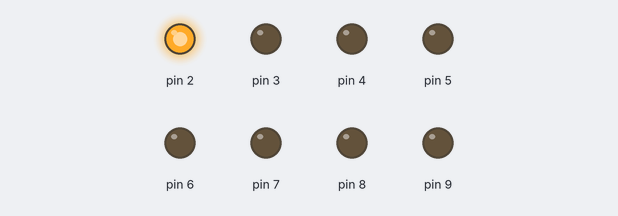
Bench run of a sketch on a simulated Arduino Uno, built with avr-gcc and run on an emulated ATmega328P. On the bench: output pins drawn as LEDs (lit = HIGH).

Above: at 0.05 s.
At 0.45 s:
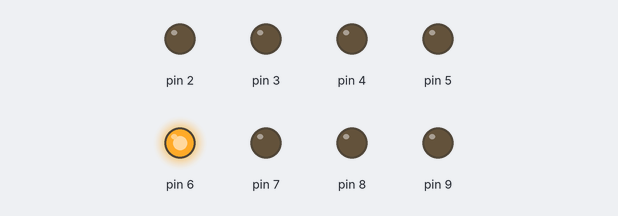
At 0.75 s:
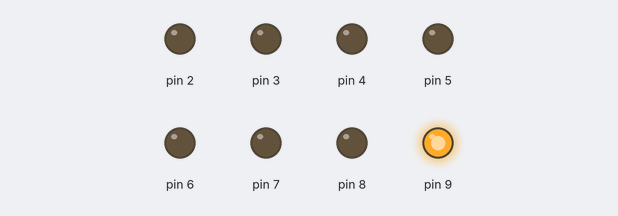
At 1.55 s:
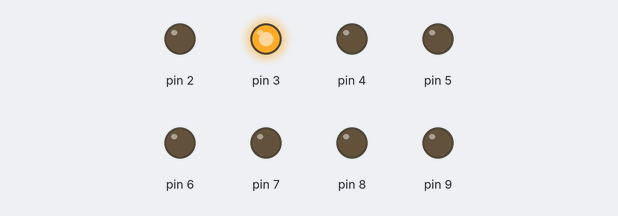
At 2.35 s:
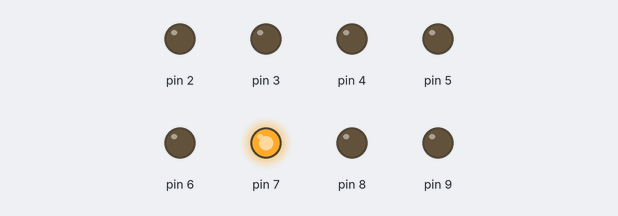
At 3.15 s:
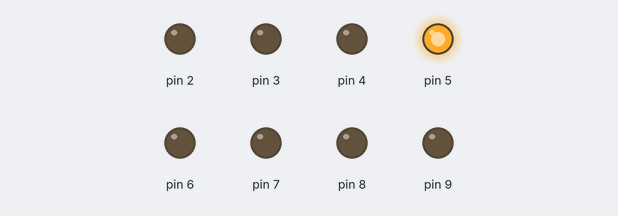
Timing chart, 0 to 3.5 s (numbered marks = the images above):
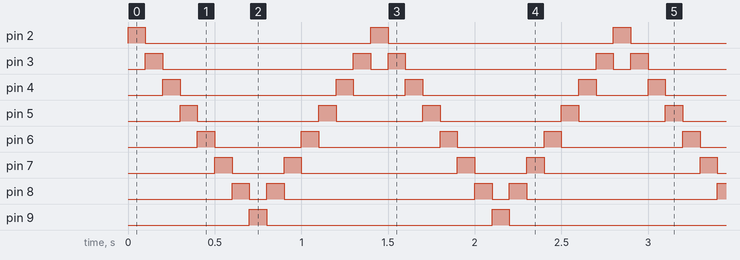

Measured:
- by itself, pin 2, pin 9: alternates HIGH for 0.10 s and LOW for 1.3 s
- by itself, pin 3: repeats every 1.4 s: LOW 1.1 s, HIGH 0.10 s, LOW 0.10 s, HIGH 0.10 s
- by itself, pin 4: repeats every 1.4 s: LOW 0.90 s, HIGH 0.10 s, LOW 0.30 s, HIGH 0.10 s
- by itself, pin 5: repeats every 1.4 s: LOW 0.70 s, HIGH 0.10 s, LOW 0.50 s, HIGH 0.10 s
- by itself, pin 6: repeats every 1.4 s: LOW 0.50 s, HIGH 0.10 s, LOW 0.70 s, HIGH 0.10 s
- by itself, pin 7: repeats every 1.4 s: LOW 0.30 s, HIGH 0.10 s, LOW 0.90 s, HIGH 0.10 s
- by itself, pin 8: repeats every 1.4 s: LOW 0.10 s, HIGH 0.10 s, LOW 1.1 s, HIGH 0.10 s

The sketch:

Arduino101_BlinkChaser.ino
```cpp
// Blink Chaser Sketch for Arduino 101
// by Nick Borko

void setup() {
  int pin;
  // initialize pins 2-9 to be output pins
  for (pin = 2; pin <= 9; pin += 1) {
    pinMode(pin, OUTPUT);
  }
}

void loop() {
  int pin;
  // loop from 2 to 8
  for (pin = 2; pin < 9; pin += 1) {
    digitalWrite(pin, HIGH);
    delay(100);
    digitalWrite(pin, LOW);
  }
  // loop again from 9 to 3
  for (pin = 9; pin > 2; pin -= 1) {
    digitalWrite(pin, HIGH);
    delay(100);
    digitalWrite(pin, LOW);
  }
}

/*
 This work is licensed under the Creative Commons
 Attribution-NonCommercial-ShareAlike 3.0 Unported
 License. To view a copy of this license, visit
 http://creativecommons.org/licenses/by-nc-sa/3.0/
 or send a letter to:

 Creative Commons, 444 Castro Street
 Suite 900
 Mountain View, California, 94041, USA.
*/
```
